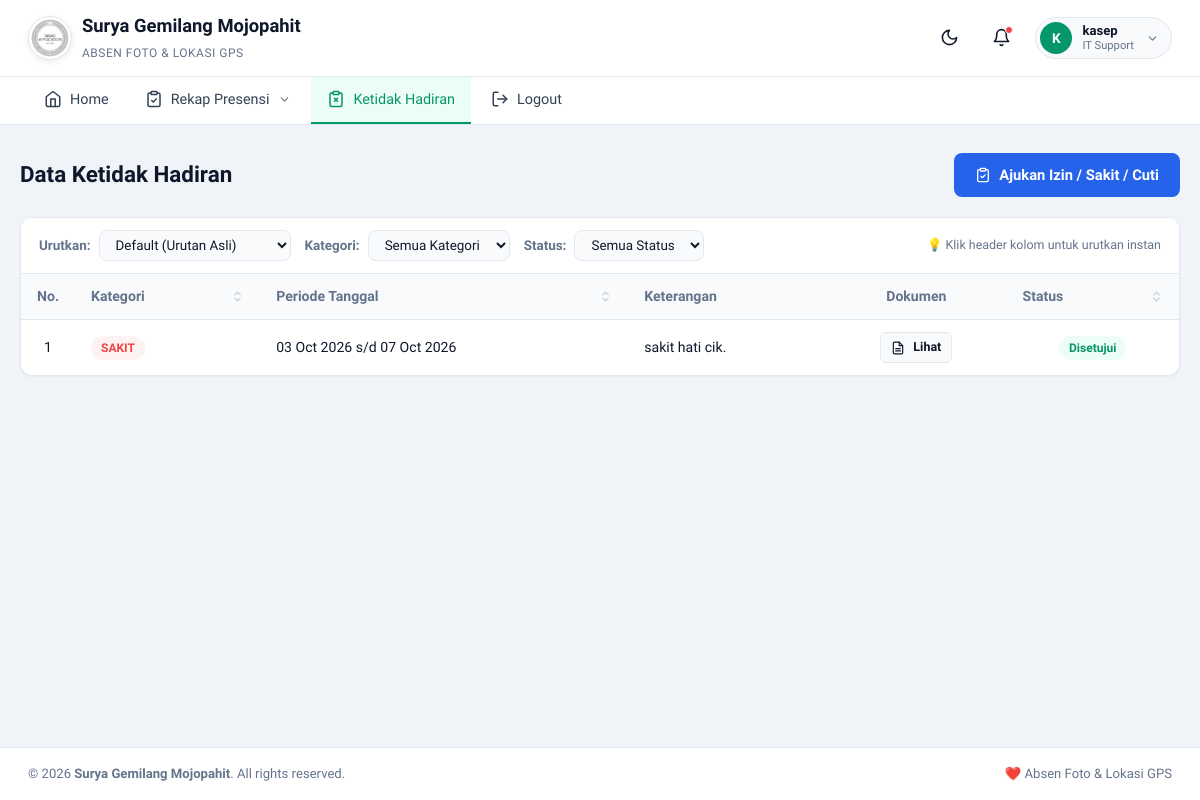
Screenshot of /ketidakhadiran (signed in) with the database file from the repository.
### tables this page shows
CREATE TABLE `users` (
  `id` int(11) NOT NULL AUTO_INCREMENT,
  `nik` varchar(30) NOT NULL,
  `nama` varchar(100) NOT NULL,
  `jenis_kelamin` enum('Laki-laki','Perempuan') NOT NULL DEFAULT 'Laki-laki',
  `alamat` text DEFAULT NULL,
  `no_handphone` varchar(30) DEFAULT NULL,
  `username` varchar(50) NOT NULL,
  `password` varchar(255) NOT NULL,
  `role` enum('admin','pegawai') NOT NULL DEFAULT 'pegawai',
  `jabatan` varchar(50) NOT NULL DEFAULT 'Pegawai',
  `lokasi_id` int(11) DEFAULT NULL,
  `foto_profil` varchar(255) DEFAULT NULL,
  `status` enum('aktif','nonaktif') NOT NULL DEFAULT 'aktif',
  `session_id` varchar(128) DEFAULT NULL,
  `last_login_at` datetime DEFAULT NULL,
  `last_active_at` datetime DEFAULT NULL,
  `created_at` timestamp NULL DEFAULT current_timestamp(),
  `updated_at` timestamp NULL DEFAULT current_timestamp() ON UPDATE current_timestamp(),
  PRIMARY KEY (`id`),
  UNIQUE KEY `nik` (`nik`),
  UNIQUE KEY `username` (`username`)
);

CREATE TABLE `ketidakhadiran` (
  `id` int(11) NOT NULL AUTO_INCREMENT,
  `user_id` int(11) NOT NULL,
  `kategori` enum('izin','sakit','cuti') NOT NULL,
  `tanggal_mulai` date NOT NULL,
  `tanggal_selesai` date NOT NULL,
  `keterangan` text NOT NULL,
  `dokumen_bukti` varchar(255) DEFAULT NULL,
  `status_approval` enum('pending','disetujui','ditolak') NOT NULL DEFAULT 'pending',
  `catatan_admin` text DEFAULT NULL,
  `created_at` timestamp NULL DEFAULT current_timestamp(),
  `updated_at` timestamp NULL DEFAULT current_timestamp() ON UPDATE current_timestamp(),
  PRIMARY KEY (`id`),
  KEY `user_id` (`user_id`),
  KEY `idx_ketidakhadiran_approval_dates` (`status_approval`,`tanggal_mulai`,`tanggal_selesai`),
  KEY `idx_ketidakhadiran_user_status` (`user_id`,`status_approval`),
  CONSTRAINT `ketidakhadiran_ibfk_1` FOREIGN KEY (`user_id`) REFERENCES `users` (`id`) ON DELETE CASCADE
);

### app/Views/ketidakhadiran/index.php (the view, shortened to what the rows shown need)
<?php
$activePage = 'ketidakhadiran';
require_once __DIR__ . '/../layouts/header.php';
?>
<div style="margin-bottom: 20px; display:flex; justify-content:space-between; align-items:center;">
    <h2 style="font-size: 1.4rem; font-weight: 700;">Data Ketidak Hadiran</h2>
    <?php if ($currentUser['role'] === 'pegawai'): ?>
        <a href="<?= Config::baseUrl('ketidakhadiran/ajukan') ?>" class="btn btn-blue">
            <?= Icon::get('clipboard-check', 16) ?> <span>Ajukan Izin / Sakit / Cuti</span>
        </a>
    <?php endif; ?>
</div>
<div class="table-card">
    <div class="table-toolbar">
        <div class="table-toolbar-left">
            <div class="table-toolbar-group">
                <label for="sortIzin" style="font-weight:600;">Urutkan:</label>
                <select id="sortIzin" class="table-sort-select" data-table="#ketidakhadiranTable">
                    <option value="default">Default (Urutan Asli)</option>
                </select>
            </div>
            <div class="table-toolbar-group">
                <label for="filterKategoriIzin" style="font-weight:600;">Kategori:</label>
                <select id="filterKategoriIzin" class="table-filter-select" data-table="#ketidakhadiranTable" data-filter-col="kategori">
                    <option value="">Semua Kategori</option>
                </select>
            </div>
            <div class="table-toolbar-group">
                <label for="filterStatusIzin" style="font-weight:600;">Status:</label>
                <select id="filterStatusIzin" class="table-filter-select" data-table="#ketidakhadiranTable" data-filter-col="status">
                    <option value="">Semua Status</option>
                </select>
            </div>
        </div>
        <div style="font-size:0.78rem; color:var(--text-muted);">
            💡 Klik header kolom untuk urutkan instan
        </div>
    </div>
    <div class="table-responsive">
        <table class="table-custom" id="ketidakhadiranTable">
            <thead>
                <tr>
                    <th style="width: 40px; text-align: center;">No.</th>
                    <th class="sortable-th" data-col="kategori" data-sort-type="text">Kategori</th>
                    <th class="sortable-th" data-col="tanggal" data-sort-type="date">Periode Tanggal</th>
                    <th>Keterangan</th>
                    <th style="text-align: center;">Dokumen</th>
                    <th class="sortable-th" data-col="status" data-sort-type="text" style="text-align: center;">Status</th>
                </tr>
            </thead>
            <tbody>
                <?php if (empty($dataIzin)): ?>
                    <tr>
                        <td colspan="<?= ($currentUser['role'] === 'admin') ? '8' : '6' ?>" style="text-align: center; color: var(--text-muted); padding: 36px;">
                            Belum ada riwayat pengajuan ketidakhadiran.
                        </td>
                    </tr>
                <?php else: ?>
                    <?php $no = 1; foreach ($dataIzin as $row): ?>
                        <tr>
                            <td style="text-align: center;"><?= $no++ ?></td>
                            <td data-sort-value="<?= htmlspecialchars(strtoupper($row['kategori'])) ?>">
                                <span class="badge <?= ($row['kategori'] === 'sakit') ? 'badge-danger' : (($row['kategori'] === 'cuti') ? 'badge-warning' : 'badge-info') ?>">
                                    <?= htmlspecialchars(strtoupper($row['kategori'])) ?>
                                </span>
                            </td>
                            <td data-sort-value="<?= htmlspecialchars($row['tanggal_mulai']) ?>">
                                <?= date('d M Y', strtotime($row['tanggal_mulai'])) ?> s/d <?= date('d M Y', strtotime($row['tanggal_selesai'])) ?>
                            </td>
                            <td><?= nl2br(htmlspecialchars($row['keterangan'])) ?></td>
                            <td style="text-align: center;">
                                <?php if (!empty($row['dokumen_bukti'])): ?>
                                    <a href="<?= Config::baseUrl('assets/images/uploads/dokumen/' . $row['dokumen_bukti']) ?>" target="_blank" class="btn btn-secondary btn-sm" title="Buka Dokumen">
                                        <?= Icon::get('file-text', 14) ?> Lihat
                                    </a>
                                <?php else: ?>
                                    <span style="color:var(--text-subtle);">-</span>
                                <?php endif; ?>
                            </td>
                            <td data-sort-value="<?= htmlspecialchars($row['status_approval']) ?>" style="text-align: center;">
                                <?php if ($row['status_approval'] === 'disetujui'): ?>
                                    <span class="badge badge-success">Disetujui</span>
                                <?php elseif ($row['status_approval'] === 'ditolak'): ?>
                                    <span class="badge badge-danger">Ditolak</span>
                                <?php else: ?>
                                    <span class="badge badge-warning">Menunggu</span>
                                <?php endif; ?>
                            </td>
                        </tr>
                    <?php endforeach; ?>
                <?php endif; ?>
            </tbody>
        </table>
    </div>
</div>
<?php require_once __DIR__ . '/../layouts/footer.php'; ?>

### app/Views/layouts/header.php (shortened to what the rows shown need)
<?php
require_once __DIR__ . '/../../Config/Config.php';
require_once __DIR__ . '/../../Controllers/AuthController.php';
require_once __DIR__ . '/../../Helpers/NotificationHelper.php';
require_once __DIR__ . '/../../Helpers/Icon.php';
$notificationsData = NotificationHelper::getNotifications($currentUser);
$unreadCount = $notificationsData['unread_count'] ?? 0;
$activePage = $activePage ?? 'dashboard';
?>
<!DOCTYPE html>
<html lang="id">
<head>
    <link rel="stylesheet" href="<?= Config::baseUrl('assets/vendor/leaflet/leaflet.css') ?>"/>
    <link rel="stylesheet" href="<?= Config::baseUrl('assets/css/style.css') ?>?v=<?= filemtime(__DIR__ . '/../../../assets/css/style.css') ?>">
</head>
<body>
<header class="main-header">
    <div class="header-top">
        <div class="brand-badge">
            <a href="<?= Config::baseUrl('dashboard') ?>" style="display:flex;align-items:center;gap:10px;">
                <div class="brand-logo-wrapper">
                    <img src="<?= Config::baseUrl('assets/images/logo.png') ?>?v=<?= filemtime(__DIR__ . '/../../../assets/images/logo.png') ?>" alt="Logo <?= Config::APP_NAME ?>" class="brand-logo-img">
                </div>
                <div class="brand-text">
                    <h1><?= Config::APP_NAME ?></h1>
                    <span><?= Config::APP_TAGLINE ?></span>
                </div>
            </a>
        </div>
        <div class="header-actions">
            <button class="theme-toggle-btn" id="theme-toggle" title="Ganti Tema" type="button">
                <span class="theme-icon-dark"><?= Icon::get('moon', 19) ?></span>
            </button>
            <div class="dropdown-wrapper notification-wrapper">
                <button class="icon-btn" id="notification-toggle" type="button" aria-expanded="false" title="Notifikasi">
                    <?= Icon::get('bell', 19) ?>
                    <?php if ($unreadCount > 0): ?>
                        <span class="notification-badge-dot" title="<?= $unreadCount ?> Notifikasi Baru"></span>
                    <?php endif; ?>
                </button>
            </div>
            <?php
                $userPhoto = $currentUser['foto_profil'] ?? $currentUser['foto'] ?? null;
                $photoPath = __DIR__ . '/../../../assets/images/uploads/profil/' . $userPhoto;
                $hasPhoto  = !empty($userPhoto) && file_exists($photoPath);
            ?>
            <div class="dropdown-wrapper profile-wrapper">
                <button class="user-profile-pill" id="profile-toggle" type="button" aria-expanded="false" title="Menu Profil">
                    <div class="user-avatar">
                        <?php if ($hasPhoto): ?>
                            <img src="<?= Config::baseUrl('assets/images/uploads/profil/' . $userPhoto) ?>" alt="Foto" style="width:100%;height:100%;border-radius:50%;object-fit:cover;display:block;">
                        <?php else: ?>
                            <?= strtoupper(substr($currentUser['nama'] ?? 'U', 0, 1)) ?>
                        <?php endif; ?>
                    </div>
                    <div class="user-meta">
                        <span class="user-name"><?= htmlspecialchars($currentUser['username'] ?? 'User') ?></span>
                        <span class="user-role"><?= htmlspecialchars($currentUser['jabatan'] ?? ucfirst($currentUser['role'] ?? 'pegawai')) ?></span>
                    </div>
                    <span class="profile-caret"><?= Icon::get('chevron-down', 13) ?></span>
                </button>
            </div>
        </div>
    </div>
    <nav class="nav-bar" id="nav-bar">
        <ul class="nav-menu">
            <li class="nav-item <?= ($activePage === 'dashboard') ? 'active' : '' ?>">
                <a href="<?= Config::baseUrl('dashboard') ?>" class="nav-link">
                    <?= Icon::get('home', 18) ?>
                    <span>Home</span>
                </a>
            </li>
            <li class="nav-item dropdown <?= strpos($activePage, 'laporan') !== false ? 'active' : '' ?>">
                <a href="javascript:void(0)" class="nav-link dropdown-toggle" role="button">
                    <?= Icon::get('clipboard-check', 18) ?>
                    <span>Rekap Presensi</span>
                    <?= Icon::get('chevron-down', 13, 'nav-chevron') ?>
                </a>
            </li>
            <li class="nav-item <?= ($activePage === 'ketidakhadiran') ? 'active' : '' ?>">
                <a href="<?= Config::baseUrl('ketidakhadiran') ?>" class="nav-link">
                    <?= Icon::get('clipboard-x', 18) ?>
                    <span>Ketidak Hadiran</span>
                </a>
            </li>
            <li class="nav-item">
                <a href="<?= Config::baseUrl('logout') ?>" class="nav-link" onclick="return confirm('Apakah Anda yakin ingin keluar?');">
                    <?= Icon::get('logout', 18) ?>
                    <span>Logout</span>
                </a>
            </li>
        </ul>
    </nav>
</header>
<main class="container">

### app/Helpers/Icon.php (shortened to what the rows shown need)
<?php
class Icon {
    public static function get(string $name, int $size = 18, string $class = '', float $strokeWidth = 2): string {
        $content = self::$icons[$name] ?? '';
        $classAttr = ' class="sgm-icon' . ($class ? ' ' . htmlspecialchars($class) : '') . '"';
        return '<svg xmlns="http://www.w3.org/2000/svg" width="' . $size . '" height="' . $size . '" viewBox="0 0 24 24" fill="none" stroke="currentColor" stroke-width="' . $strokeWidth . '" stroke-linecap="round" stroke-linejoin="round"' . $classAttr . ' style="vertical-align: middle; display: inline-block;">' . $content . '</svg>';
    }
}

### rows the page displays
users: nama "K", username "kasep", jabatan "IT Support"
ketidakhadiran: kategori "SAKIT", tanggal_mulai "03 Oct 2026", tanggal_selesai "07 Oct 2026", keterangan "sakit hati cik.", $size 14 (drawn), status_approval "Disetujui"

### other values shown
Config::APP_NAME "Surya Gemilang Mojopahit"
Config::APP_TAGLINE "ABSEN FOTO & LOKASI GPS"
Config::APP_TAGLINE "Absen Foto & Lokasi GPS"
